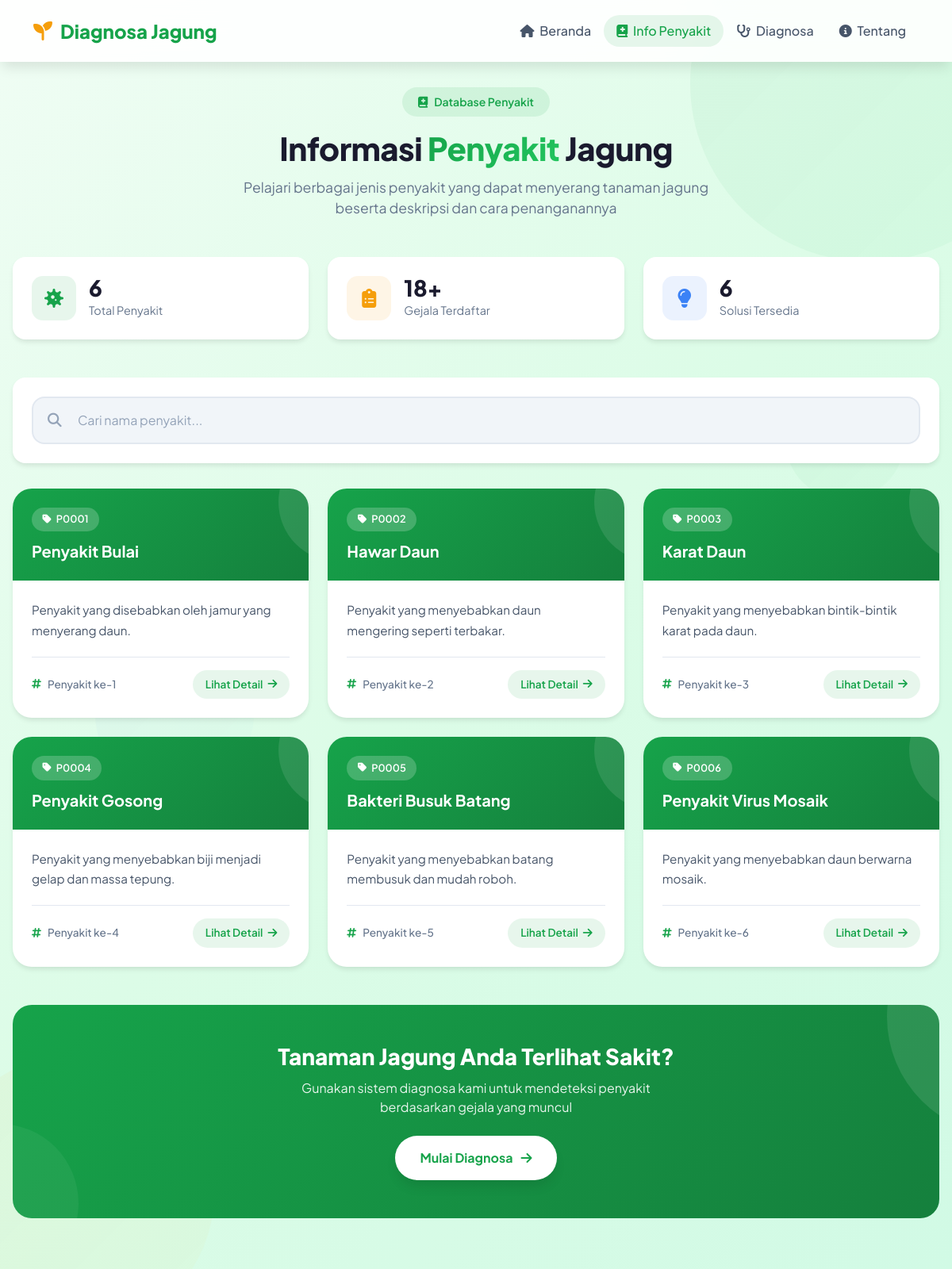
Page /info-penyakit/infopenyakit.php on the committed database.
### tables this page shows
CREATE TABLE `penyakit` (
  `id_penyakit` varchar(10) NOT NULL,
  `nama_penyakit` varchar(100) DEFAULT NULL,
  `deskripsi` text DEFAULT NULL,
  `solusi` text DEFAULT NULL
);

### info-penyakit/infopenyakit.php (the view, shortened to what this page needs)
<?php
include('../connection.php');
$query = mysqli_query($connection, "SELECT * FROM penyakit");
$hasil = mysqli_fetch_all($query, MYSQLI_ASSOC);
$total_penyakit = count($hasil);
?>
<!DOCTYPE html>
<html lang="id">
<head>
    <link href="https://cdn.jsdelivr.net/npm/bootstrap@5.3.0/dist/css/bootstrap.min.css" rel="stylesheet">
    <link rel="stylesheet" href="https://cdnjs.cloudflare.com/ajax/libs/font-awesome/6.4.0/css/all.min.css">
    <link rel="stylesheet" href="../css/info-penyakit.css">
</head>
<body>
    <div class="bg-decoration">
        <div class="bg-circle"></div>
        <div class="bg-circle"></div>
    </div>
    <nav class="navbar navbar-expand-lg">
        <div class="container">
            <a class="navbar-brand" href="../index.php">
                <i class="fas fa-seedling"></i> Diagnosa Jagung
            </a>
            <div class="collapse navbar-collapse" id="navbarNav">
                <ul class="navbar-nav ms-auto">
                    <li class="nav-item">
                        <a class="nav-link" href="../index.php">
                            <i class="fas fa-home me-1"></i> Beranda
                        </a>
                    </li>
                    <li class="nav-item">
                        <a class="nav-link active" href="infopenyakit.php">
                            <i class="fas fa-book-medical me-1"></i> Info Penyakit
                        </a>
                    </li>
                    <li class="nav-item">
                        <a class="nav-link" href="../diagnosis/input_gejala.php">
                            <i class="fas fa-stethoscope me-1"></i> Diagnosa
                        </a>
                    </li>
                    <li class="nav-item">
                        <a class="nav-link" href="../tentang/tentang.php">
                            <i class="fas fa-info-circle me-1"></i> Tentang
                        </a>
                    </li>
                </ul>
            </div>
        </div>
    </nav>
    <main class="main-container">
        <div class="page-header">
            <div class="page-badge">
                <i class="fas fa-book-medical"></i> Database Penyakit
            </div>
            <h1 class="page-title">Informasi <span>Penyakit</span> Jagung</h1>
            <p class="page-description">
                Pelajari berbagai jenis penyakit yang dapat menyerang tanaman jagung beserta deskripsi dan cara penanganannya
            </p>
        </div>
        <div class="stats-row">
            <div class="stat-card">
                <div class="stat-icon green">
                    <i class="fas fa-virus"></i>
                </div>
                <div class="stat-content">
                    <h3><?php echo $total_penyakit; ?></h3>
                    <p>Total Penyakit</p>
                </div>
            </div>
            <div class="stat-card">
                <div class="stat-icon orange">
                    <i class="fas fa-clipboard-list"></i>
                </div>
                <div class="stat-content">
                    <h3>18+</h3>
                    <p>Gejala Terdaftar</p>
                </div>
            </div>
            <div class="stat-card">
                <div class="stat-icon blue">
                    <i class="fas fa-lightbulb"></i>
                </div>
                <div class="stat-content">
                    <h3><?php echo $total_penyakit; ?></h3>
                    <p>Solusi Tersedia</p>
                </div>
            </div>
        </div>
        <div class="search-box">
            <div class="search-wrapper">
                <input type="text" class="search-input" id="searchInput" placeholder="Cari nama penyakit...">
                <i class="fas fa-search"></i>
            </div>
        </div>
        <div class="disease-grid" id="diseaseGrid">
            <?php foreach($hasil as $index => $data_penyakit): ?>
                <div class="disease-card" data-name="<?php echo strtolower($data_penyakit['nama_penyakit']); ?>">
                    <div class="disease-card-header">
                        <div class="disease-code">
                            <i class="fas fa-tag"></i>
                            <?php echo $data_penyakit['id_penyakit']; ?>
                        </div>
                        <h3 class="disease-name"><?php echo $data_penyakit['nama_penyakit']; ?></h3>
                    </div>
                    <div class="disease-card-body">
                        <p class="disease-description"><?php echo $data_penyakit['deskripsi']; ?></p>
                        <div class="disease-card-footer">
                            <span class="disease-number">
                                <i class="fas fa-hashtag"></i>
                                Penyakit ke-<?php echo $index + 1; ?>
                            </span>
                            <button class="btn-detail" onclick="openModal('<?php echo $data_penyakit['id_penyakit']; ?>', '<?php echo addslashes($data_penyakit['nama_penyakit']); ?>', '<?php echo addslashes($data_penyakit['deskripsi']); ?>', '<?php echo addslashes($data_penyakit['solusi'] ?? 'Belum ada solusi yang terdaftar.'); ?>')">
                                Lihat Detail <i class="fas fa-arrow-right"></i>
                            </button>
                        </div>
                    </div>
                </div>
            <?php endforeach; ?>
        </div>
        <div class="cta-section">
            <div class="cta-content">
                <h2 class="cta-title">Tanaman Jagung Anda Terlihat Sakit?</h2>
                <p class="cta-description">
                    Gunakan sistem diagnosa kami untuk mendeteksi penyakit berdasarkan gejala yang muncul
                </p>
                <a href="../diagnosis/input_gejala.php" class="cta-btn">
                    Mulai Diagnosa <i class="fas fa-arrow-right"></i>
                </a>
            </div>
        </div>
    </main>
</body>
</html>

### rows in the picture
penyakit: id_penyakit "P0001", nama_penyakit "Penyakit Bulai", deskripsi "Penyakit yang disebabkan oleh jamur yang menyerang daun."
penyakit: id_penyakit "P0002", nama_penyakit "Hawar Daun", deskripsi "Penyakit yang menyebabkan daun mengering seperti terbakar."
penyakit: id_penyakit "P0003", nama_penyakit "Karat Daun", deskripsi "Penyakit yang menyebabkan bintik-bintik karat pada daun."
penyakit: id_penyakit "P0004", nama_penyakit "Penyakit Gosong", deskripsi "Penyakit yang menyebabkan biji menjadi gelap dan massa tepung."
penyakit: id_penyakit "P0005", nama_penyakit "Bakteri Busuk Batang", deskripsi "Penyakit yang menyebabkan batang membusuk dan mudah roboh."
penyakit: id_penyakit "P0006", nama_penyakit "Penyakit Virus Mosaik", deskripsi "Penyakit yang menyebabkan daun berwarna mosaik."

### other values in the picture
$total_penyakit "6"
